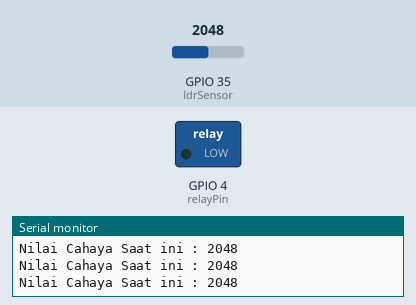
Bench run of a sketch on a simulated ESP32. Shown: switched loads named in the sketch (green lamp = pin HIGH), the last lines printed to the serial monitor. Inputs (shaded band) come from the test bench; at power-on: GPIO 35 (ldrSensor) = 2048.

Above: at 1.2 s.
1.3 s: GPIO 35 (ldrSensor) set to 1059
2.8 s: GPIO 35 (ldrSensor) set to 936
At 3.1 s:
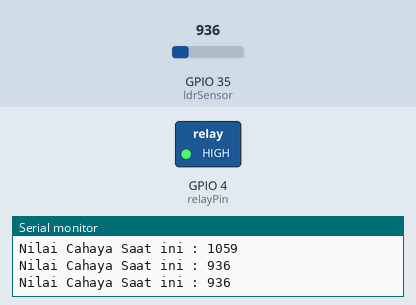
4.3 s: GPIO 35 (ldrSensor) set to 1040
At 5.6 s:
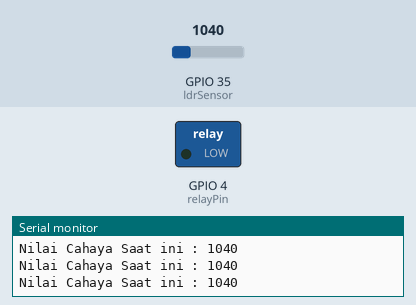
5.9 s: GPIO 35 (ldrSensor) set to 960
At 6.9 s:
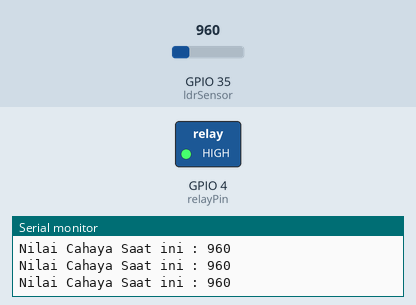
Timing chart, 0 to 8.5 s (numbered marks = the images above; inputs shaded):
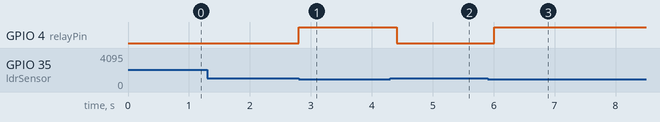

Measured:
- the behaviour switches between 1000 and 999 on GPIO 35 (ldrSensor) (found by bisection; images 0 and 1)
- after the input at 2.8 s, GPIO 4 (relayPin): LOW → HIGH at once
- after the input at 4.3 s, GPIO 4 (relayPin): HIGH → LOW after 0.11 s
- after the input at 5.9 s, GPIO 4 (relayPin): LOW → HIGH after 0.11 s

The sketch:

Smart_Lamp_With_Ldr_Sensor.ino
```cpp
/* konsep dari sensor ldr adalah semakin terang cahaya yang didapat oleh sensor ldr maka nilai resistensi nya akan semakin kecil,
   sebaliknya bila semakin gelap cahaya yang didapat oleh sensor ldr maka nilai resistensi nya akan semakin besar */

#define relayPin 4       // pin relay/lampu
#define ldrSensor 35     // pin sensor LDR (misalnya di ESP32)

const int batasCahaya = 1000; // batas cahaya bisa diatur sesuai keadaan ruangan anda

void setup() {
  pinMode(relayPin, OUTPUT);
  digitalWrite(relayPin, LOW);  // keadaan Lampu mati di awal
  Serial.begin(115200);
}

void loop() {
  int nilaiCahaya = analogRead(ldrSensor); // nilai analog dari sensor ldr
  Serial.print("Nilai Cahaya Saat ini : ");
  Serial.println(nilaiCahaya);

  if (nilaiCahaya < batasCahaya) {
    // GELAP → nyalakan lampu
    digitalWrite(relayPin, HIGH); // nyalakan lampu
  } else {
    // TERANG → matikan lampu
    digitalWrite(relayPin, LOW);  // matikan lampu
  }

  delay(200);
}
```
